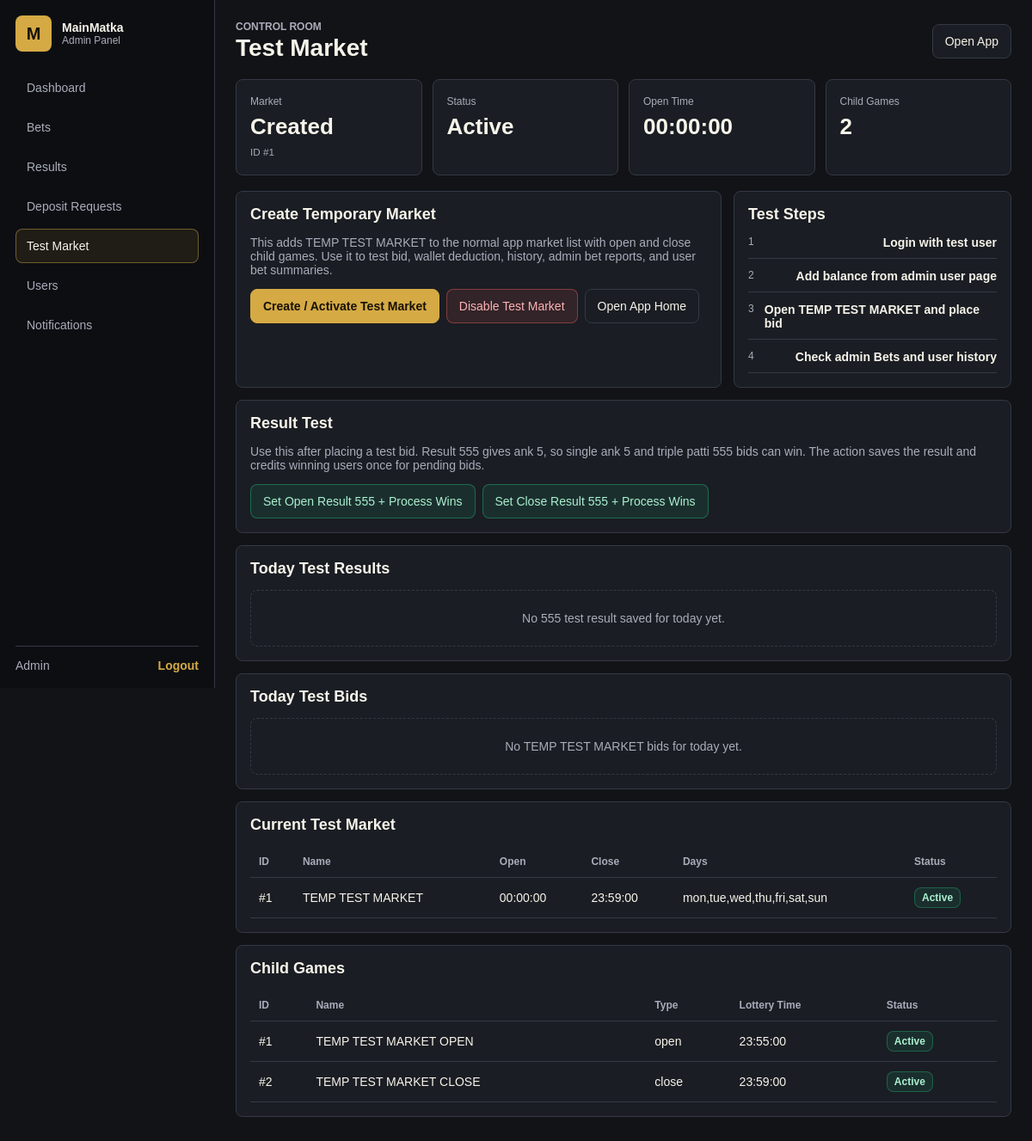
/MainMatka_Game/cpanel_hgCBWj0S/test-market.php (signed in), run on the app's committed database.
### tables this page shows
CREATE TABLE IF NOT EXISTS `parent_games` (
    `id` INT AUTO_INCREMENT PRIMARY KEY,
    `name` VARCHAR(100) NOT NULL,
    `open_time` TIME DEFAULT NULL,
    `close_time` TIME DEFAULT NULL,
    `result_open_time` TIME DEFAULT NULL,
    `result_close_time` TIME DEFAULT NULL,
    `open_days` VARCHAR(100) DEFAULT 'mon,tue,wed,thu,fri,sat',
    `child_open_id` INT DEFAULT NULL,
    `child_close_id` INT DEFAULT NULL,
    `status` TINYINT NOT NULL DEFAULT 1,
    `order_of_display` INT NOT NULL DEFAULT 0
);

CREATE TABLE IF NOT EXISTS `games` (
    `id` INT AUTO_INCREMENT PRIMARY KEY,
    `name` VARCHAR(100) NOT NULL,
    `parent_game` INT DEFAULT NULL,
    `type` VARCHAR(10) NOT NULL DEFAULT 'open',
    `lottery_time` TIME DEFAULT NULL,
    `result_time` TIME DEFAULT NULL,
    `open_days` VARCHAR(100) DEFAULT 'mon,tue,wed,thu,fri,sat',
    `late_night` TINYINT NOT NULL DEFAULT 0,
    `status` TINYINT NOT NULL DEFAULT 1,
    INDEX `idx_parent_game` (`parent_game`),
    INDEX `idx_type` (`type`)
);

### MainMatka_Game/cpanel_hgCBWj0S/includes/bootstrap.php (called while the page is built, shortened)
<?php
require_once __DIR__ . '/../../include/connect.php';
function e($value)
{
    return htmlspecialchars((string) $value, ENT_QUOTES, 'UTF-8');
}
function admin_fetch_one($sql)
{
    global $con;
    $result = mysqli_query($con, $sql);
    return mysqli_fetch_assoc($result) ?: null;
}
function admin_fetch_all($sql)
{
    global $con;
    $result = mysqli_query($con, $sql);
    $rows = [];
    while ($row = mysqli_fetch_assoc($result)) {
        $rows[] = $row;
    }
    return $rows;
}
?>

### MainMatka_Game/cpanel_hgCBWj0S/test-market.php (the view, shortened to what this page needs)
<?php
require_once __DIR__ . '/includes/layout.php';
function tm_test_market()
{
    return admin_fetch_one("SELECT * FROM parent_games WHERE name = 'TEMP TEST MARKET' ORDER BY id DESC LIMIT 1");
}
$market = tm_test_market();
$children = $market ? admin_fetch_all("SELECT * FROM games WHERE parent_game = " . (int) $market['id'] . " ORDER BY id ASC") : [];
$today = date('Y-m-d');
$todayResults = $market ? admin_fetch_all("
    SELECT r.game_id, g.name AS game_name, r.digit, r.date, r.time
    FROM result r
    INNER JOIN games g ON g.id = r.game_id
    WHERE g.parent_game = " . (int) $market['id'] . "
      AND r.date = '{$today}'
      AND r.game_type = 'single_patti'
    ORDER BY r.id DESC
    LIMIT 10
") : [];
$todayBids = $market ? admin_fetch_all("
    SELECT ut.id, ut.game_type, ut.digit, ut.amount, ut.win, ut.date, ut.time, u.username, u.mobile, g.name AS game_name
    FROM user_transaction ut
    INNER JOIN games g ON g.id = ut.game_id
    LEFT JOIN users u ON u.id = ut.user_id
    WHERE g.parent_game = " . (int) $market['id'] . "
      AND ut.date = '{$today}'
      AND ut.type = 'bid'
    ORDER BY ut.id DESC
    LIMIT 20
") : [];
?>
<section class="stats-grid">
</section>
<div class="content-grid">
    <section class="panel">
        <h2>Create Temporary Market</h2>
        <p class="muted">This adds TEMP TEST MARKET to the normal app market list with open and close child games. Use it to test bid, wallet deduction, history, admin bet reports, and user bet summaries.</p>
        <form method="post" class="actions">
            <button class="button primary" type="submit" name="action" value="create_test_market">Create / Activate Test Market</button>
            <?php if ($market) { ?>
                <button class="button danger" type="submit" name="action" value="disable_test_market">Disable Test Market</button>
            <?php } ?>
            <a class="ghost-button" href="../index.php" target="_blank" rel="noopener">Open App Home</a>
        </form>
    </section>
    <section class="panel">
        <h2>Test Steps</h2>
        <div class="detail-list">
            <div><span>1</span><strong>Login with test user</strong></div>
            <div><span>2</span><strong>Add balance from admin user page</strong></div>
            <div><span>3</span><strong>Open TEMP TEST MARKET and place bid</strong></div>
            <div><span>4</span><strong>Check admin Bets and user history</strong></div>
        </div>
    </section>
</div>
<section class="panel">
    <h2>Result Test</h2>
    <p class="muted">Use this after placing a test bid. Result 555 gives ank 5, so single ank 5 and triple patti 555 bids can win. The action saves the result and credits winning users once for pending bids.</p>
    <form method="post" class="actions">
        <button class="button success" type="submit" name="action" value="set_open_555">Set Open Result 555 + Process Wins</button>
        <button class="button success" type="submit" name="action" value="set_close_555">Set Close Result 555 + Process Wins</button>
    </form>
</section>
<section class="panel">
    <h2>Today Test Results</h2>
    <?php if ($todayResults) { ?>
        <div class="table-wrap">
            <table>
                <thead>
                    <tr>
                        <th>Game</th>
                        <th>Result</th>
                        <th>Ank</th>
                        <th>Date</th>
                    </tr>
                </thead>
                <tbody>
                    <?php foreach ($todayResults as $row) { ?>
                        <tr>
                            <td><?php echo e($row['game_name']); ?></td>
                            <td><strong><?php echo e($row['digit']); ?></strong></td>
                            <td><?php echo e(tm_panna_ank($row['digit'])); ?></td>
                            <td><?php echo e($row['date']); ?> <?php echo e($row['time']); ?></td>
                        </tr>
                    <?php } ?>
                </tbody>
            </table>
        </div>
    <?php } else { admin_empty_state('No 555 test result saved for today yet.'); } ?>
</section>
<section class="panel">
    <h2>Today Test Bids</h2>
    <?php if ($todayBids) { ?>
        <div class="table-wrap">
            <table>
                <thead>
                    <tr>
                        <th>ID</th>
                        <th>User</th>
                        <th>Game</th>
                        <th>Type</th>
                        <th>Number</th>
                        <th>Amount</th>
                        <th>Result</th>
                        <th>Date</th>
                    </tr>
                </thead>
                <tbody>
                    <?php foreach ($todayBids as $row) { ?>
                        <tr>
                            <td>#<?php echo (int) $row['id']; ?></td>
                            <td><?php echo e(($row['username'] ?: '-') . ' ' . ($row['mobile'] ?: '')); ?></td>
                            <td><?php echo e($row['game_name']); ?></td>
                            <td><?php echo e($row['game_type']); ?></td>
                            <td><strong><?php echo e($row['digit']); ?></strong></td>
                            <td>Rs <?php echo admin_money($row['amount']); ?></td>
                            <td>
                                <?php if ($row['win'] === '' || $row['win'] === null || $row['win'] === 'NULL') { ?>
                                    <span class="badge">Pending</span>
                                <?php } elseif ((string) $row['win'] === '0') { ?>
                                    <span class="badge danger">Loss</span>
                                <?php } else { ?>
                                    <span class="badge success">Win <?php echo e($row['win']); ?></span>
                                <?php } ?>
                            </td>
                            <td><?php echo e($row['date']); ?> <?php echo e($row['time']); ?></td>
                        </tr>
                    <?php } ?>
                </tbody>
            </table>
        </div>
    <?php } else { admin_empty_state('No TEMP TEST MARKET bids for today yet.'); } ?>
</section>
<section class="panel">
    <h2>Current Test Market</h2>
    <?php if ($market) { ?>
        <div class="table-wrap">
            <table>
                <thead>
                    <tr>
                        <th>ID</th>
                        <th>Name</th>
                        <th>Open</th>
                        <th>Close</th>
                        <th>Days</th>
                        <th>Status</th>
                    </tr>
                </thead>
                <tbody>
                    <tr>
                        <td>#<?php echo (int) $market['id']; ?></td>
                        <td><?php echo e($market['name']); ?></td>
                        <td><?php echo e($market['open_time'] ?? '-'); ?></td>
                        <td><?php echo e($market['close_time'] ?? '-'); ?></td>
                        <td><?php echo e($market['open_days'] ?? '-'); ?></td>
                        <td><?php echo (string) ($market['status'] ?? '1') === '1' ? '<span class="badge success">Active</span>' : '<span class="badge danger">Inactive</span>'; ?></td>
                    </tr>
                </tbody>
            </table>
        </div>
    <?php } else { admin_empty_state('No temporary test market exists yet.'); } ?>
</section>
<section class="panel">
    <h2>Child Games</h2>
    <?php if ($children) { ?>
        <div class="table-wrap">
            <table>
                <thead>
                    <tr>
                        <th>ID</th>
                        <th>Name</th>
                        <th>Type</th>
                        <th>Lottery Time</th>
                        <th>Status</th>
                    </tr>
                </thead>
                <tbody>
                    <?php foreach ($children as $child) { ?>
                        <tr>
                            <td>#<?php echo (int) $child['id']; ?></td>
                            <td><?php echo e($child['name'] ?? '-'); ?></td>
                            <td><?php echo e($child['type'] ?? '-'); ?></td>
                            <td><?php echo e($child['lottery_time'] ?? '-'); ?></td>
                            <td><?php echo (string) ($child['status'] ?? '1') === '1' ? '<span class="badge success">Active</span>' : '<span class="badge danger">Inactive</span>'; ?></td>
                        </tr>
                    <?php } ?>
                </tbody>
            </table>
        </div>
    <?php } else { admin_empty_state('Child games will appear after creating the test market.'); } ?>
</section>

### data on the page
parent_games: id "1", name "TEMP TEST MARKET", open_time "00:00:00", close_time "23:59:00", open_days "mon,tue,wed,thu,fri,sat,sun"
games: id "1", name "TEMP TEST MARKET OPEN", type "open", lottery_time "23:55:00", status "Active"
games: id "2", name "TEMP TEST MARKET CLOSE", type "close", lottery_time "23:59:00", status "Active"

### other printed values
$site_title "MainMatka"
$_SESSION['admin_name'] "Admin"
$title "Test Market"
$label "Market Status Open Time Child Games"
$value "Created Active 00:00:00 2"
$sub "ID #1"
$message "No 555 test result saved for today yet. No TEMP TEST MARKET bids for today yet."
